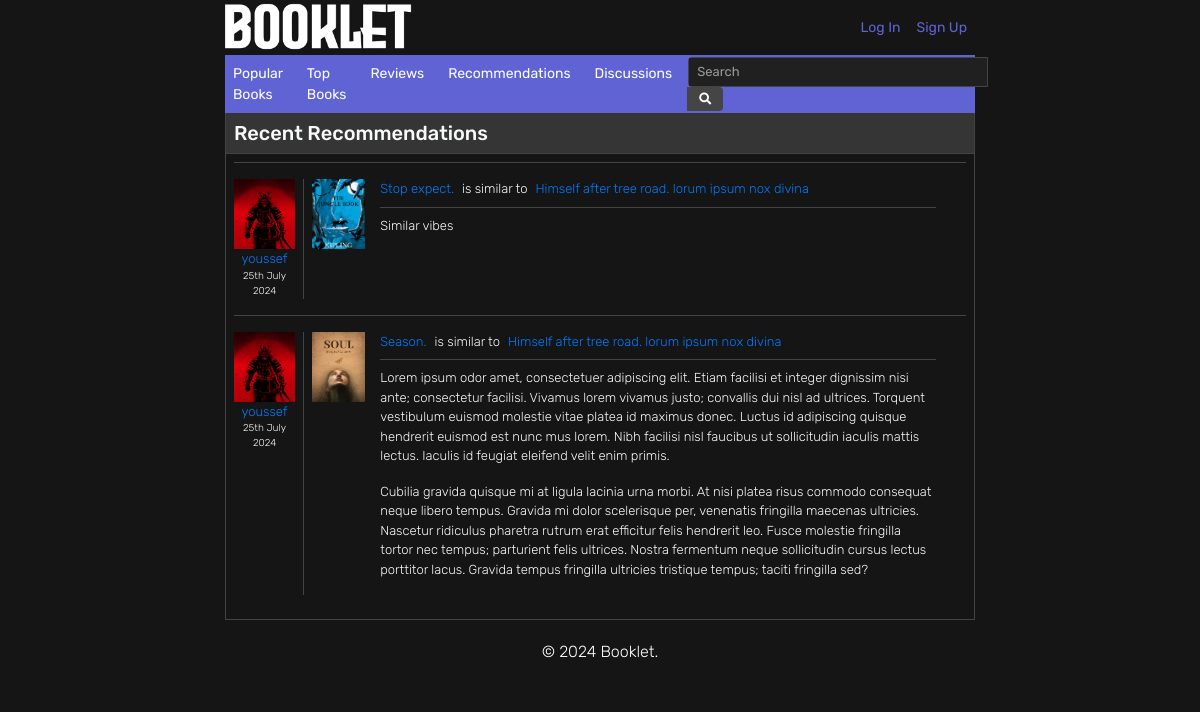
Screenshot of /recommendations/ with the database file from the repository.
### users/models.py (models this page shows)
class Recommendation(models.Model):
    user = models.ForeignKey(User,on_delete=models.CASCADE)
    book_original = models.ForeignKey(Book,on_delete=models.CASCADE,related_name='book_original')
    book_recommended = models.ForeignKey(Book,on_delete=models.CASCADE, related_name='book_recommended')
    recommendation = models.TextField()
    created_date = models.DateTimeField(auto_now_add=True)
    modified_date = models.DateTimeField(auto_now=True)

class User(AbstractUser):
    pass
    username = models.CharField(max_length=300, unique=True)
    email = models.EmailField(max_length=300, unique=True)
    first_name = models.CharField(max_length=300, blank=True)
    last_name = models.CharField(max_length=300, blank=True)
    birthday = models.DateField(blank=True,null=True)
    image = models.ImageField(upload_to='users/',default='default.jpg')
    about = models.TextField(blank=True)
    created_date = models.DateTimeField(auto_now_add=True)
    modified_date = models.DateTimeField(auto_now=True)
    discussions = models.ManyToManyField(Book, through='Discussion', related_name='discussion')
    replies = models.ManyToManyField('Discussion', through='Reply', related_name='reply')
    reviews = models.ManyToManyField(Book, through='Review', related_name='review')
    recommendations = models.ManyToManyField(Book, through='Recommendation',through_fields=('user', 'book_original'), related_name='recommendation')
    ratings = models.ManyToManyField(Book, through='Rating', related_name='rating')

### books/models.py (models this page shows, shortened)
class Book(models.Model):
    title = models.CharField(max_length=300)
    alternative_titles = models.TextField(blank=True)
    volumes = models.IntegerField(blank=True)
    chapters = models.IntegerField(blank=True)
    status = models.IntegerField(choices=BOOK_STATUS,default=1)
    synopsis = models.TextField(blank=True)
    background = models.TextField(blank=True)
    cover = models.ImageField(upload_to='books/covers/',default='default_book.jpg')
    publishing_start_date = models.DateField(blank=True,null=True)
    publishing_end_date = models.DateField(blank=True,null=True)
    created_date = models.DateTimeField(auto_now_add=True)
    modified_date = models.DateTimeField(auto_now=True)
    relationships = models.ManyToManyField('self', through='Relationship', symmetrical=False)
    genres = models.ManyToManyField('Genre')

### users/views.py (the view)
# urls.py: path('recommendations/', recent_recommendations, name='recent-recommendations'),
def recent_recommendations(request):
    title = 'Recent Recommendations'
    recommendations = Recommendation.objects.filter(created_date__lte=now()).order_by('-created_date')[:10]
    return render(request, 'recent_recommendations.html', {'recommendations': recommendations, 'title': title})

### users/templates/recent_recommendations.html (shortened to what this page needs)
{% extends "books/base.html" %}
{% load crispy_forms_tags %}
{% block content %}
  <div class="container p-0">
    <div class="pl-2 pt-2 pb-2 border-bottom border-dark" style="background-color: #353535;">
      <h5 class="m-0">Recent Recommendations</h5>
  </div>
  <div class="container p-2">
      {% for recommendation in recommendations %}
        <div class="container p-0 pt-2 pb-2 border-top border-dark">
          <div class="container p-0 pt-2 pb-2">
            <div class="row m-0 p-0">
              <div class="col-1 p-0 m-0">
                <a href="{% url 'user-profile' recommendation.user.id %}" class="title-link p-0 m-0">
                  <img src="{{ recommendation.user.image.url }}" class="img-fluid" style="height: 70px; width:100%; object-fit: cover;" alt="{{ recommendation.user.username }}">
                  <p class="m-0 block-content text-center">{{ recommendation.user.username }}</p>
                </a>
                <p class="m-0 block-content text-center" style="font-size: 10px;">{{ recommendation.created_date|date:"jS F Y" }}</p>
              </div>
              <div class="container col ml-2 pl-2 border-left border-dark">
                <div class="row m-0 p-0">
                  <a href="{% url 'book-detail' recommendation.book_recommended.id %}" class="title-link col-1 p-0 m-0"><img src="{{ recommendation.book_recommended.cover.url }}" class="img-fluid" style="height: 70px; object-fit: cover;" alt="{{ author_book.book.title }}"></a>
                  <div class="container col">
                    <div class="d-flex">
                        <a href="{% url 'book-detail' recommendation.book_recommended.id %}" class="title-link"><p class="m-0 block-content">{{ recommendation.book_recommended.title }}</p></a>
                        <p class="m-0 block-content ml-2 mr-2" style="font-size: 13px;">is similar to</p>
                        <a href="{% url 'book-detail' recommendation.book_original.id %}" class="title-link"><p class="m-0 block-content">{{ recommendation.book_original.title }}</p></a>
                    </div>
                  <div style="font-size: 13px;">
                    <p class="m-0 mt-2 pt-2 block-content border-top border-dark">{{ recommendation.recommendation|linebreaks }}</p>
                  </div>
                </div>
                </div>
                </div>
            </div>
            </div>
        </div>
      {% endfor %}
    </div>
{% endblock content %}

### books/static/main.css (style rules this page uses)
html { height: 100%; min-height: 100%; scroll-behavior: smooth; }
body { font-family: "Rubik", sans-serif; font-optical-sizing: auto; font-weight: 400; font-style: normal; background-color: #151515; color: #f8f9fa; padding: 0 225px; height: 100%; min-height: 100%; }
p { font-weight: 300; }
.row { margin-left: -15px; margin-right: -15px; }
.border-dark { border-color: #444 !important; }
.block-content { font-size: 13px; font-weight: 300; margin-bottom: 0.35rem; }
.img-fluid { width: 100%; object-position: top; }

### rows the page displays
Recommendation: user.image (picture), user.username "youssef", created_date "25th July 2024", book_recommended.cover (picture), book_recommended "Stop expect.", book_original "Himself after tree road. lorum ipsum nox divina", recommendation "Similar vibes"
Recommendation: user.image (picture), user.username "youssef", created_date "25th July 2024", book_recommended.cover (picture), book_recommended "Season.", book_original "Himself after tree road. lorum ipsum nox divina", recommendation "Lorem ipsum odor amet, consectetuer adipiscing elit. Etiam facilisi et integer dignissim nisi ante; consectetur facilisi. Vivamus lorem vivamus justo; convallis dui nisl ad ultrices. Torquent vestibulum euismod molestie vitae platea id maximus donec. Luctus id adipiscing quisque hendrerit euismod est nunc mus lorem. Nibh facilisi nisl faucibus ut sollicitudin iaculis mattis lectus. Iaculis id feugiat eleifend velit enim primis. Cubilia gravida quisque mi at ligula lacinia urna morbi. At nisi platea risus commodo consequat neque libero tempus. Gravida mi dolor scelerisque per, venenatis fringilla maecenas ultricies. Nascetur ridiculus pharetra rutrum erat efficitur felis hendrerit leo. Fusce…"
